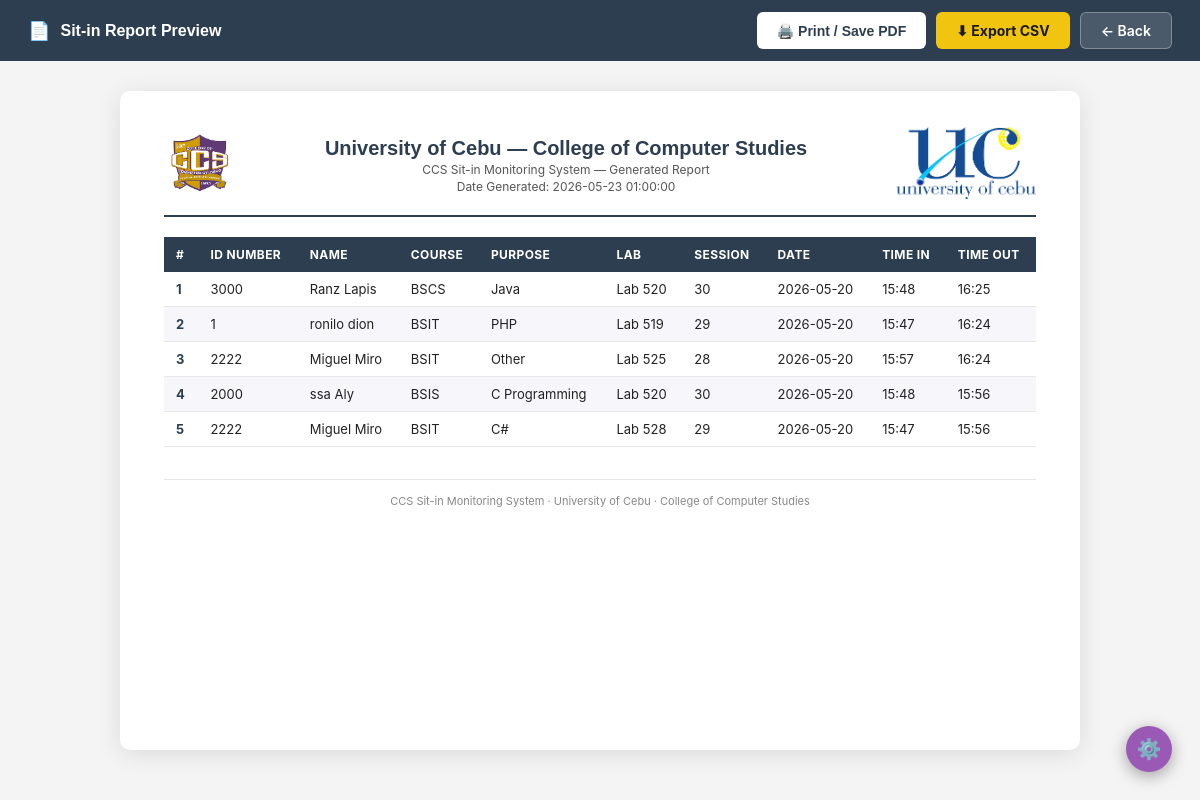
Before: /admin/reports/preview (signed in) with the older database file.
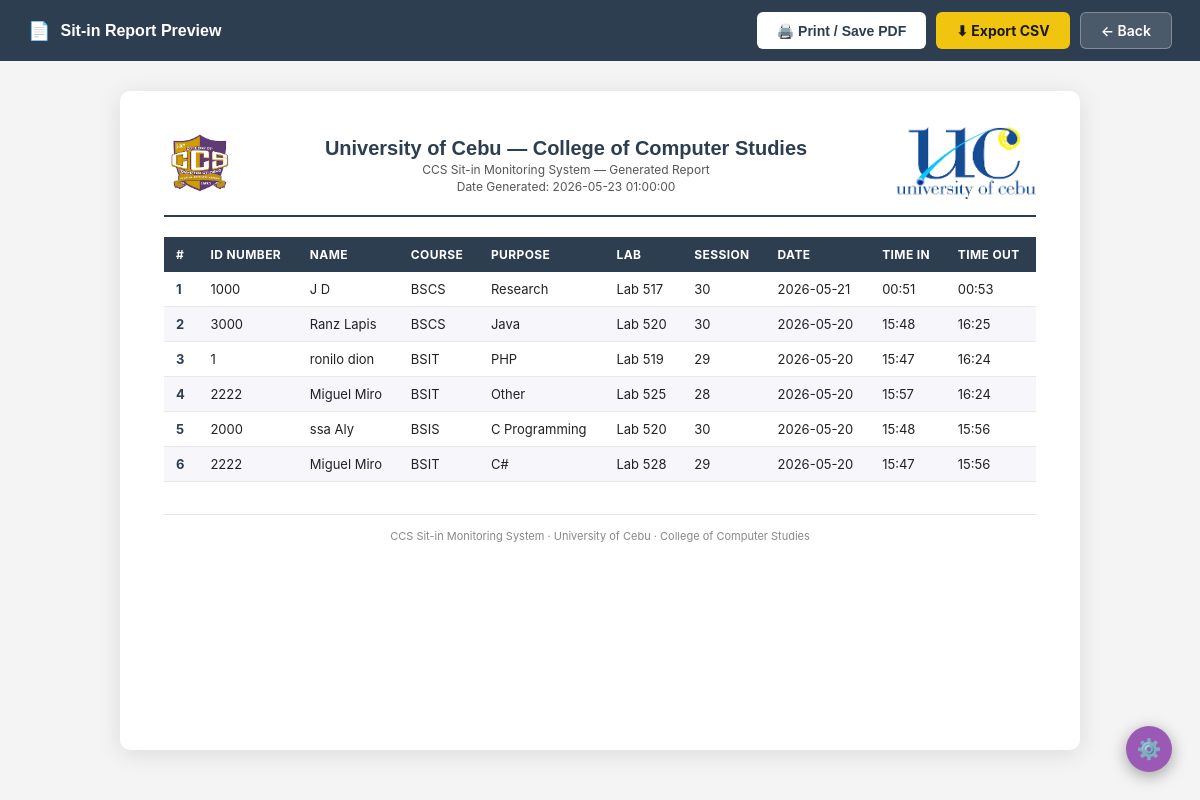
After: the same page with the newer database file.
### tables this page shows
CREATE TABLE sitin_reports (
        id INTEGER PRIMARY KEY AUTOINCREMENT,
        idnum TEXT NOT NULL,
        name TEXT NOT NULL,
        purpose TEXT NOT NULL DEFAULT '',
        lab TEXT NOT NULL,
        session INTEGER NOT NULL,
        date TEXT NOT NULL,
        time_in TEXT,
        time_out TEXT
    , pc_id INTEGER);

CREATE TABLE users (
        id INTEGER PRIMARY KEY AUTOINCREMENT,
        idnum TEXT NOT NULL UNIQUE,
        lastname TEXT NOT NULL,
        firstname TEXT NOT NULL,
        midname TEXT,
        email TEXT NOT NULL UNIQUE,
        course TEXT NOT NULL,
        level TEXT NOT NULL,
        address TEXT NOT NULL,
        password TEXT NOT NULL,
        sessions INTEGER NOT NULL DEFAULT 30,
        photo TEXT DEFAULT NULL
    );

### app.py (the view)
@app.route('/admin/reports/preview')
def reports_preview():
    if not admin_required():
        return redirect(url_for('login'))
    conn = get_db()
    records = conn.execute('''
        SELECT sr.*, cu.pc_number, u.course
        FROM sitin_reports sr
        LEFT JOIN computer_units cu ON sr.pc_id = cu.id
        LEFT JOIN users u ON sr.idnum = u.idnum
        ORDER BY sr.id DESC
    ''').fetchall()
    conn.close()
    now = datetime.now().strftime('%Y-%m-%d %H:%M:%S')
    return render_template('admin/report_preview.html', records=records, date_generated=now)

### app.py (called while the page is built, shortened)
def get_db():
    conn = sqlite3.connect(os.path.join(BASE_DIR, 'database.db'))
    conn.row_factory = sqlite3.Row
    return conn

@app.before_request
def csrf_protect():
    if 'csrf_token' not in session:
        session['csrf_token'] = secrets.token_hex(16)
    if request.method == "POST":
        token = session.get('csrf_token', '')
        form_token = request.form.get('csrf_token', '')
        if not token or token != form_token:
            flash('Invalid request. Please try again.', 'error')
            return redirect(request.url)

@app.context_processor
def inject_unread_count():
    if 'user_id' in session and session.get('role') == 'admin':
        conn = get_db()
        count = conn.execute('''
            SELECT COUNT(*) FROM notifications
            WHERE is_read = 0 AND idnum = ?
        ''', (session['user_idnum'],)).fetchone()[0]
        conn.close()
        return dict(unread_count=count)
    return dict(unread_count=0)

def admin_required():
    return 'user_id' in session and session.get('role') == 'admin'

### templates/admin/report_preview.html (shortened to what this page needs)
<!DOCTYPE html>
<html lang="en">
<head>
  <link rel="stylesheet" href="{{ url_for('static', filename='style.css') }}" />
</head>
<body>
<div class="preview-shell">
  <div class="preview-topbar">
    <div class="preview-topbar-title">
      <span>📄</span> Sit-in Report Preview
    </div>
    <div class="preview-topbar-actions">
      <button class="btn-print" onclick="window.print()">🖨️ Print / Save PDF</button>
      <a href="{{ url_for('export_reports_csv') }}" class="btn-csv-preview">⬇ Export CSV</a>
      <a href="{{ url_for('admin_reports') }}" class="btn-back-preview">← Back</a>
    </div>
  </div>
  <div class="preview-body">
    <div class="report-doc">
      <div class="report-header">
        <div class="report-logo-left">
          <img src="{{ url_for('static', filename='ccsmainlogo.png') }}" alt="CCS Logo" />
        </div>
        <div class="report-header-center">
          <h1>University of Cebu — College of Computer Studies</h1>
          <p class="report-subtitle">CCS Sit-in Monitoring System — Generated Report</p>
          <p class="report-date">Date Generated: {{ date_generated }}</p>
        </div>
        <div class="report-logo-right">
          <img src="{{ url_for('static', filename='uclogo.png') }}" alt="UC Logo" />
        </div>
      </div>
      <hr class="report-divider" />
      <div class="report-table-wrap">
        <table class="report-table">
          <thead>
            <tr>
              <th>#</th>
              <th>ID Number</th>
              <th>Name</th>
              <th>Course</th>
              <th>Purpose</th>
              <th>Lab</th>
              <th>Session</th>
              <th>Date</th>
              <th>Time In</th>
              <th>Time Out</th>
            </tr>
          </thead>
          <tbody>
            {% for r in records %}
            <tr>
              <td>{{ loop.index }}</td>
              <td>{{ r['idnum'] }}</td>
              <td>{{ r['name'] }}</td>
              <td>{{ r['course'] or '—' }}</td>
              <td>{{ r['purpose'] }}</td>
              <td>{{ r['lab'] }}</td>
              <td>{{ r['session'] }}</td>
              <td>{{ r['date'] }}</td>
              <td>{{ r['time_in'] or '—' }}</td>
              <td>{{ r['time_out'] or '—' }}</td>
            </tr>
            {% else %}
            <tr>
              <td colspan="10" class="report-no-data">No sit-in records found.</td>
            </tr>
            {% endfor %}
          </tbody>
        </table>
      </div>
      <div class="report-footer">
        CCS Sit-in Monitoring System &middot; University of Cebu &middot; College of Computer Studies
      </div>
    </div>
  </div>
</div>
</body>
</html>

Changed rows visible on the page:
added sitin_reports: idnum "1000", name "J D", course "BSCS", purpose "Research", lab "Lab 517", session "30", date "2026-05-21", time_in "00:51", time_out "00:53"
